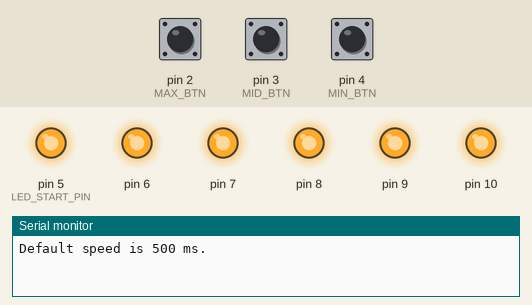
Simulated run of this sketch. Board: Arduino Uno, built with avr-gcc and run on an emulated ATmega328P. On the bench: output pins drawn as LEDs (lit = HIGH), the last lines printed to the serial monitor. Dashed ring = blinking. Inputs (shaded band) come from the test bench; at power-on: pin 2 (MAX_BTN) LOW, pin 3 (MID_BTN) LOW, pin 4 (MIN_BTN) LOW.

Above: at 1.8 s.
1.9 s: pin 2 (MAX_BTN) pulled HIGH for 0.6 s
At 2.75 s:
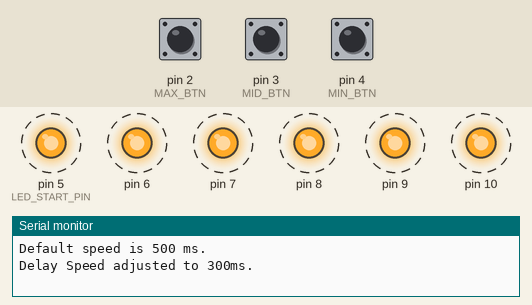
4.9 s: pin 3 (MID_BTN) pulled HIGH for 0.6 s
At 5.7 s:
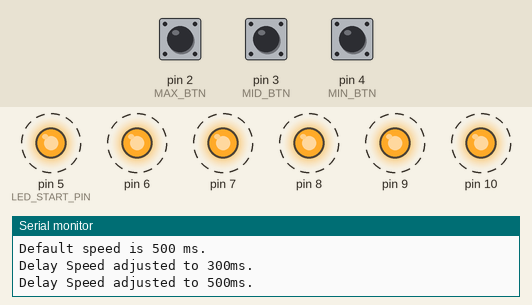
7.9 s: pin 4 (MIN_BTN) pulled HIGH for 3.2 s
12.6 s: pin 2 (MAX_BTN) driven HIGH and pin 4 (MIN_BTN) driven HIGH
At 15.1 s:
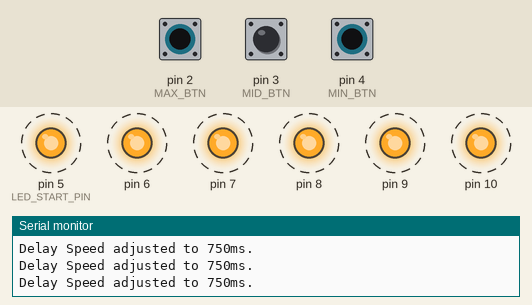
Timing chart, 0 to 16.6 s (numbered marks = the images above; inputs shaded):
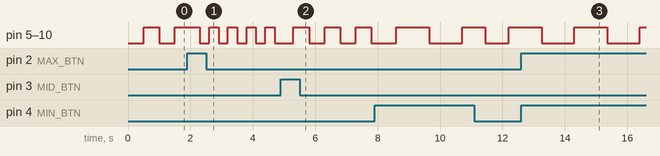

Measured:
- after the input at 1.9 s, pin 5 (LED_START_PIN), pin 6–10: alternates HIGH for 0.30 s and LOW for 0.30 s, starting after 0.40 s
- after the input at 4.9 s, pin 5 (LED_START_PIN), pin 6–10: alternates HIGH for 0.50 s and LOW for 0.50 s, starting after 0.40 s
- after the input at 12.6 s, pin 5 (LED_START_PIN), pin 6–10: alternates HIGH for 1.1 s and LOW for 1.1 s, starting after 0.65 s

The sketch:

ButtonBasedDelay.ino
```cpp
// (licence header left out)
const unsigned short MIN_BTN = 4,
MID_BTN = 3,
MAX_BTN = 2,
MIN_MS = 750, // Adjustable.
MID_MS = 500, // Adjustable.
MAX_MS = 300,  // Adjustable.
LED_START_PIN = 5,
LED_COUNTS = 6;

unsigned short delayValue = MID_MS, debounceBtnMs = 300;
bool isInit = false;


enum OPTIONS {
	INIT,
	BLINK,
};

void handleLEDs(enum OPTIONS opt);

void setup() {
	Serial.begin(9600), handleLEDs(OPTIONS::INIT);
	pinMode(MIN_BTN, INPUT), pinMode(MID_BTN, INPUT), pinMode(MAX_BTN, INPUT);
}

void loop()
{
	if (!isInit) Serial.print("Default speed is "), Serial.print(delayValue), Serial.println(" ms."), isInit = !isInit;
	if (digitalRead(MIN_BTN)) { // Won't use ternary condition here.
		Serial.print("Delay Speed adjusted to "), Serial.print(MIN_MS), Serial.println("ms.");
		delayValue = MIN_MS, delay(debounceBtnMs);
	}
	else if (digitalRead(MID_BTN)) {
		Serial.print("Delay Speed adjusted to "), Serial.print(MID_MS), Serial.println("ms.");
		delayValue = MID_MS, delay(debounceBtnMs);
	}
	else if (digitalRead(MAX_BTN)) {
		Serial.print("Delay Speed adjusted to "), Serial.print(MAX_MS), Serial.println("ms.");
		delayValue = MAX_MS, delay(debounceBtnMs);
	}
	else { ; }

	handleLEDs(OPTIONS::BLINK);
}

void handleLEDs(enum OPTIONS opt) {
	static bool shouldAlter = false;

	for (unsigned eachLEDs = LED_START_PIN; eachLEDs < LED_START_PIN + LED_COUNTS; eachLEDs++) {

		switch (opt) {
		case OPTIONS::INIT:
			pinMode(eachLEDs, OUTPUT);
			break;

		case OPTIONS::BLINK:
			digitalWrite(eachLEDs, shouldAlter ? HIGH : LOW);
			break;

		default:
			break;
		}
	}
	if (opt == OPTIONS::BLINK) delay(delayValue), shouldAlter = !shouldAlter;
}
```
